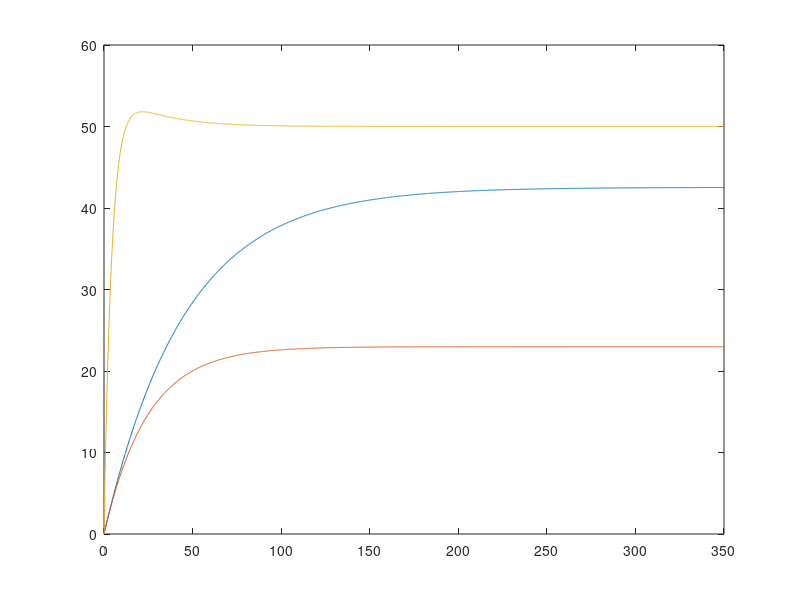

This figure's MATLAB source:
a1 = 0.9956;
b1 = 0.003743;

Kp = 13;
Ki = 0.5;
Kd = 1;

Ts = 0.2;

SP = 50; %Sinal de entrada

tempo = 0:0.2:350;

%------------------------------Malha Aberta-------------
PV = 0;  %Sinal de saída
resp_MA = 0;
for i = 0.1:0.2:350
  PV = a1*PV + b1*SP;
  resp_MA = [resp_MA PV];
end
%plot(tempo,resp_MA)

%------------------------------#Malha Fechada sem Ganho Proporcional-------------
PV = 0;  %Sinal de saída
resp_MF = 0;
for i = 0.1:0.2:350
  Erro = SP - PV;
  PV = a1*PV + b1*Erro;
  resp_MF = [resp_MF PV];
end
%plot(tempo,resp_MF)

%--------------------------------Malha Fechada com Controlador PID

AcaoIntegral = 0;
ErroAnterior = SP - PV;

PV = 0;  %Sinal de saída
resp_PID = 0;
for i = 0.1:0.2:350
  
  Erro = SP - PV;
  
  AcaoProporcional = Kp*Erro;
  AcaoIntegral = AcaoIntegral + Ki*Ts*Erro;
  AcaoDerivativa = ((Erro - ErroAnterior)/Ts)*Kd;
  
  ErroAnterior  = Erro;
  
  AcaoControlador = AcaoProporcional + AcaoIntegral + AcaoDerivativa;
  
  PV = a1*PV + b1*AcaoControlador;
  resp_PID = [resp_PID PV];
 
end

%plot(tempo,resp_PID)
plot(tempo, resp_MA, tempo, resp_MF, tempo, resp_PID);
